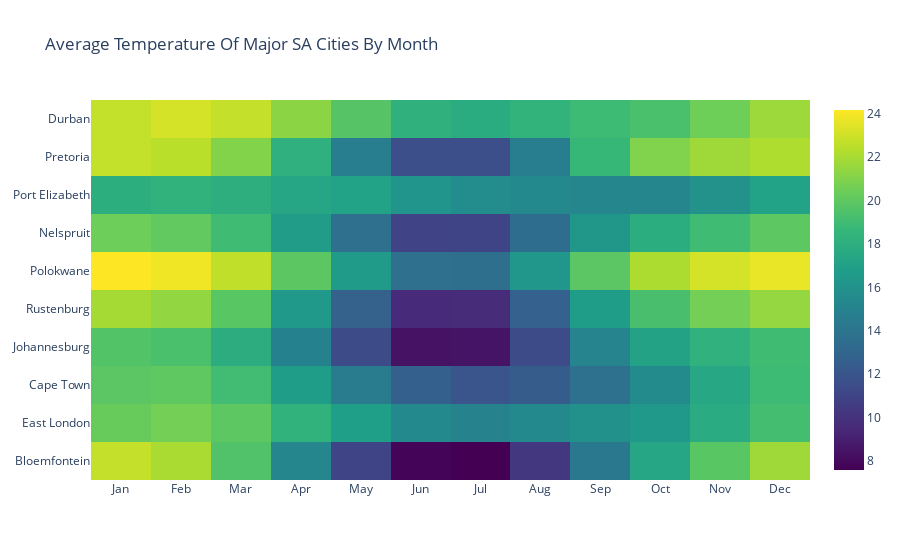

Here is the notebook cell this chart was saved with:
### Code cell
trace = go.Heatmap(z=heatmap['AverageTemperature'],
                   x=heatmap['month'].map(dict_month),
                   y=heatmap['City'],
                  colorscale='Viridis')
data=[trace]
layout = go.Layout(
    title='Average Temperature Of Major SA Cities By Month',
)
fig = go.Figure(data=data, layout=layout)
py.iplot(fig, filename='labelled-heatmap')

### Figure 1 — Plotly figure (JSON) as saved in the notebook; plotly's stock layout.template omitted (floating-point values rounded to 4 significant figures)
{"data": [{"colorscale": [[0, "#440154"], [0.1111, "#482878"], [0.2222, "#3e4989"], [0.3333, "#31688e"], [0.4444, "#26828e"], [0.5556, "#1f9e89"], [0.6667, "#35b779"], [0.7778, "#6ece58"], [0.8889, "#b5de2b"], [1, "#fde725"]], "type": "heatmap", "x": ["Jan", "Jan", "Jan", "Jan", "Jan", "Jan", "Jan", "Jan", "Jan", "Jan", "Feb", "Feb", "Feb", "Feb", "Feb", "Feb", "Feb", "Feb", "Feb", "Feb", "Mar", "Mar", "Mar", "Mar", "Mar", "Mar", "Mar", "Mar", "Mar", "Mar", "Apr", "Apr", "Apr", "Apr", "Apr", "Apr", "Apr", "Apr", "Apr", "Apr", "May", "May", "May", "May", "May", "May", "May", "May", "May", "May", "Jun", "Jun", "Jun", "Jun", "Jun", "Jun", "Jun", "Jun", "Jun", "Jun", "Jul", "Jul", "Jul", "Jul", "Jul", "Jul", "Jul", "Jul", "Jul", "Jul", "Aug", "Aug", "Aug", "Aug", "Aug", "Aug", "Aug", "Aug", "Aug", "Aug", "Sep", "Sep", "Sep", "Sep", "Sep", "Sep", "Sep", "Sep", "Sep", "Sep", "Oct", "Oct", "Oct", "Oct", "Oct", "Oct", "Oct", "Oct", "Oct", "Oct", "Nov", "Nov", "Nov", "Nov", "Nov", "Nov", "Nov", "Nov", "Nov", "Nov", "Dec", "Dec", "Dec", "Dec", "Dec", "Dec", "Dec", "Dec", "Dec", "Dec"], "y": ["Bloemfontein", "East London", "Cape Town", "Johannesburg", "Rustenburg", "Polokwane", "Nelspruit", "Port Elizabeth", "Pretoria", "Durban", "Nelspruit", "Durban", "Johannesburg", "Port Elizabeth", "East London", "Pretoria", "Polokwane", "Rustenburg", "Cape Town", "Bloemfontein", "Pretoria", "Rustenburg", "Nelspruit", "Polokwane", "East London", "Durban", "Cape Town", "Johannesburg", "Port Elizabeth", "Bloemfontein", "Bloemfontein", "East London", "Rustenburg", "Nelspruit", "Durban", "Cape Town", "Pretoria", "Polokwane", "Johannesburg", "Port Elizabeth", "Johannesburg", "Rustenburg", "Polokwane", "Bloemfontein", "Nelspruit", "Cape Town", "East London", "Pretoria", "Durban", "Port Elizabeth", "Nelspruit", "Rustenburg", "Bloemfontein", "Pretoria", "Cape Town", "Durban", "Polokwane", "Port Elizabeth", "Johannesburg", "East London", "Port Elizabeth", "Bloemfontein", "Polokwane", "Nelspruit", "Pretoria", "Cape Town", "Johannesburg", "Durban", "East London", "Rustenburg", "Cape Town", "Pretoria", "Durban", "Port Elizabeth", "Rustenburg", "Bloemfontein", "Polokwane", "East London", "Nelspruit", "Johannesburg", "Bloemfontein", "Polokwane", "Pretoria", "Nelspruit", "Cape Town", "East London", "Johannesburg", "Rustenburg", "Durban", "Port Elizabeth", "Pretoria", "Cape Town", "Nelspruit", "Durban", "Rustenburg", "Johannesburg", "East London", "Polokwane", "Bloemfontein", "Port Elizabeth", "Bloemfontein", "Rustenburg", "Nelspruit", "Durban", "Johannesburg", "Cape Town", "East London", "Polokwane", "Pretoria", "Port Elizabeth", "Johannesburg", "Port Elizabeth", "Polokwane", "Nelspruit", "East London", "Durban", "Cape Town", "Bloemfontein", "Pretoria", "Rustenburg"], "z": [22.73, 20.25, 19.86, 19.6, 21.91, 24.16, 20.45, 17.97, 22.68, 22.68, 20.07, 23.11, 19.34, 18.27, 20.62, 22.45, 23.86, 21.42, 20.02, 22.02, 21.03, 19.8, 18.97, 22.59, 19.93, 22.7, 19.05, 17.94, 18.01, 19.54, 15.2, 18.29, 16.49, 16.64, 21.24, 16.71, 18.1, 19.91, 14.89, 17.41, 11.37, 12.73, 16.57, 11.0, 13.65, 14.53, 16.86, 14.62, 19.7, 17.07, 10.94, 9.617, 7.741, 11.62, 12.67, 18.15, 13.66, 16.2, 8.404, 15.43, 15.62, 7.596, 13.58, 11.01, 11.62, 11.98, 8.506, 17.84, 15.05, 9.661, 12.39, 14.66, 18.36, 15.4, 12.7, 10.29, 16.26, 15.39, 13.5, 11.45, 14.25, 19.85, 18.67, 16.32, 13.79, 15.91, 15.08, 16.71, 18.91, 15.29, 20.97, 15.56, 17.87, 19.34, 19.3, 17.13, 16.49, 22.12, 17.38, 15.24, 19.81, 20.6, 18.96, 20.45, 18.18, 17.46, 17.73, 23.12, 21.74, 16.01, 19.01, 17.08, 23.66, 19.92, 19.14, 21.7, 18.89, 21.73, 22.17, 21.46]}], "layout": {"title": {"text": "Average Temperature Of Major SA Cities By Month"}}}
